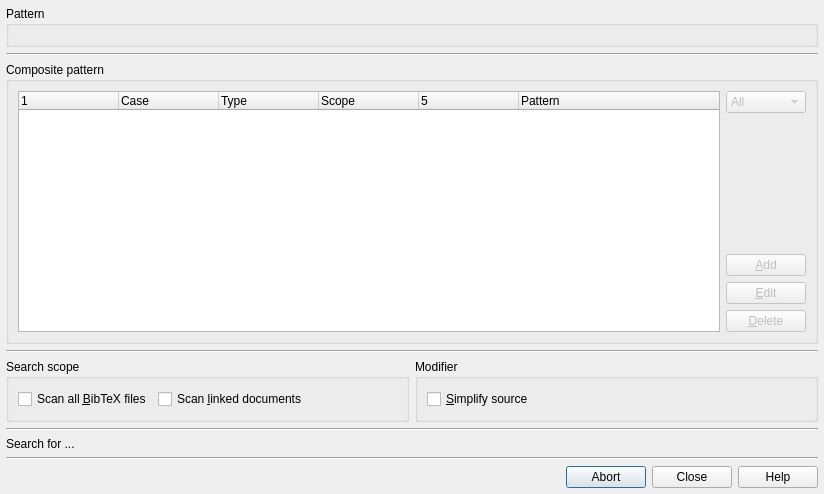
<?xml version="1.0" encoding="UTF-8"?>
<ui version="4.0">
 <author>Pere Constans</author>
 <class>c2bSearchInFiles</class>
 <widget class="QDialog" name="c2bSearchInFiles">
  <property name="geometry">
   <rect>
    <x>0</x>
    <y>0</y>
    <width>824</width>
    <height>494</height>
   </rect>
  </property>
  <property name="windowTitle">
   <string>Search in files - cb2Bib</string>
  </property>
  <layout class="QGridLayout">
   <property name="leftMargin">
    <number>6</number>
   </property>
   <property name="topMargin">
    <number>6</number>
   </property>
   <property name="rightMargin">
    <number>6</number>
   </property>
   <property name="bottomMargin">
    <number>6</number>
   </property>
   <property name="spacing">
    <number>6</number>
   </property>
   <item row="4" column="1">
    <widget class="QGroupBox" name="Modifiers">
     <property name="title">
      <string>Modifier</string>
     </property>
     <layout class="QGridLayout">
      <property name="leftMargin">
       <number>9</number>
      </property>
      <property name="topMargin">
       <number>9</number>
      </property>
      <property name="rightMargin">
       <number>9</number>
      </property>
      <property name="bottomMargin">
       <number>9</number>
      </property>
      <property name="spacing">
       <number>6</number>
      </property>
      <item row="0" column="0">
       <widget class="QCheckBox" name="simplifySource">
        <property name="text">
         <string>&amp;Simplify source</string>
        </property>
       </widget>
      </item>
      <item row="0" column="1">
       <spacer>
        <property name="orientation">
         <enum>Qt::Horizontal</enum>
        </property>
        <property name="sizeHint" stdset="0">
         <size>
          <width>40</width>
          <height>20</height>
         </size>
        </property>
       </spacer>
      </item>
     </layout>
    </widget>
   </item>
   <item row="4" column="0">
    <widget class="QGroupBox" name="Scope">
     <property name="title">
      <string>Search scope</string>
     </property>
     <layout class="QGridLayout">
      <property name="leftMargin">
       <number>9</number>
      </property>
      <property name="topMargin">
       <number>9</number>
      </property>
      <property name="rightMargin">
       <number>9</number>
      </property>
      <property name="bottomMargin">
       <number>9</number>
      </property>
      <property name="spacing">
       <number>6</number>
      </property>
      <item row="0" column="1">
       <widget class="QCheckBox" name="documentFiles">
        <property name="text">
         <string>Scan &amp;linked documents</string>
        </property>
       </widget>
      </item>
      <item row="0" column="0">
       <widget class="QCheckBox" name="allBibFiles">
        <property name="text">
         <string>Scan all &amp;BibTeX files</string>
        </property>
       </widget>
      </item>
      <item row="0" column="2">
       <spacer>
        <property name="orientation">
         <enum>Qt::Horizontal</enum>
        </property>
        <property name="sizeHint" stdset="0">
         <size>
          <width>16</width>
          <height>22</height>
         </size>
        </property>
       </spacer>
      </item>
     </layout>
    </widget>
   </item>
   <item row="6" column="0" colspan="2">
    <widget class="QLabel" name="searchLog">
     <property name="text">
      <string>Search for ...</string>
     </property>
    </widget>
   </item>
   <item row="7" column="0" colspan="2">
    <widget class="Line" name="line">
     <property name="orientation">
      <enum>Qt::Horizontal</enum>
     </property>
    </widget>
   </item>
   <item row="5" column="0" colspan="2">
    <widget class="Line" name="line_4">
     <property name="orientation">
      <enum>Qt::Horizontal</enum>
     </property>
    </widget>
   </item>
   <item row="3" column="0" colspan="2">
    <widget class="Line" name="line_2">
     <property name="orientation">
      <enum>Qt::Horizontal</enum>
     </property>
    </widget>
   </item>
   <item row="8" column="0" colspan="2">
    <widget class="QDialogButtonBox" name="buttonBox">
     <property name="focusPolicy">
      <enum>Qt::NoFocus</enum>
     </property>
     <property name="orientation">
      <enum>Qt::Horizontal</enum>
     </property>
     <property name="standardButtons">
      <set>QDialogButtonBox::Abort|QDialogButtonBox::Close|QDialogButtonBox::Help</set>
     </property>
    </widget>
   </item>
   <item row="0" column="0" colspan="2">
    <widget class="QGroupBox" name="groupBox">
     <property name="title">
      <string>Pattern</string>
     </property>
     <layout class="QGridLayout">
      <property name="leftMargin">
       <number>9</number>
      </property>
      <property name="topMargin">
       <number>9</number>
      </property>
      <property name="rightMargin">
       <number>9</number>
      </property>
      <property name="bottomMargin">
       <number>9</number>
      </property>
      <property name="spacing">
       <number>6</number>
      </property>
      <item row="0" column="0">
       <widget class="c2bSearchInFilesPattern" name="pattern" native="true"/>
      </item>
     </layout>
    </widget>
   </item>
   <item row="1" column="0" colspan="2">
    <widget class="Line" name="line_3">
     <property name="orientation">
      <enum>Qt::Horizontal</enum>
     </property>
    </widget>
   </item>
   <item row="2" column="0" colspan="2">
    <widget class="QGroupBox" name="Composite">
     <property name="sizePolicy">
      <sizepolicy hsizetype="Preferred" vsizetype="Expanding">
       <horstretch>0</horstretch>
       <verstretch>0</verstretch>
      </sizepolicy>
     </property>
     <property name="title">
      <string>Composite pattern</string>
     </property>
     <layout class="QGridLayout">
      <property name="leftMargin">
       <number>9</number>
      </property>
      <property name="topMargin">
       <number>9</number>
      </property>
      <property name="rightMargin">
       <number>9</number>
      </property>
      <property name="bottomMargin">
       <number>9</number>
      </property>
      <property name="spacing">
       <number>6</number>
      </property>
      <item row="3" column="1">
       <widget class="QPushButton" name="editPatternB">
        <property name="enabled">
         <bool>false</bool>
        </property>
        <property name="text">
         <string>&amp;Edit</string>
        </property>
       </widget>
      </item>
      <item row="4" column="1">
       <widget class="QPushButton" name="deletePatternB">
        <property name="enabled">
         <bool>false</bool>
        </property>
        <property name="text">
         <string>&amp;Delete</string>
        </property>
       </widget>
      </item>
      <item row="2" column="1">
       <widget class="QPushButton" name="addPatternB">
        <property name="enabled">
         <bool>false</bool>
        </property>
        <property name="contextMenuPolicy">
         <enum>Qt::PreventContextMenu</enum>
        </property>
        <property name="text">
         <string>&amp;Add</string>
        </property>
       </widget>
      </item>
      <item row="0" column="0" rowspan="5">
       <widget class="QTreeWidget" name="patternList">
        <property name="sizePolicy">
         <sizepolicy hsizetype="Expanding" vsizetype="Expanding">
          <horstretch>0</horstretch>
          <verstretch>0</verstretch>
         </sizepolicy>
        </property>
        <property name="tabKeyNavigation">
         <bool>true</bool>
        </property>
        <property name="rootIsDecorated">
         <bool>false</bool>
        </property>
        <property name="animated">
         <bool>true</bool>
        </property>
        <column>
         <property name="text">
          <string/>
         </property>
        </column>
        <column>
         <property name="text">
          <string>Case</string>
         </property>
        </column>
        <column>
         <property name="text">
          <string>Type</string>
         </property>
        </column>
        <column>
         <property name="text">
          <string>Scope</string>
         </property>
        </column>
        <column>
         <property name="text">
          <string/>
         </property>
        </column>
        <column>
         <property name="text">
          <string>Pattern</string>
         </property>
        </column>
       </widget>
      </item>
      <item row="1" column="1">
       <spacer>
        <property name="orientation">
         <enum>Qt::Vertical</enum>
        </property>
        <property name="sizeHint" stdset="0">
         <size>
          <width>75</width>
          <height>91</height>
         </size>
        </property>
       </spacer>
      </item>
      <item row="0" column="1">
       <widget class="QComboBox" name="Boolean">
        <property name="enabled">
         <bool>false</bool>
        </property>
        <item>
         <property name="text">
          <string>All</string>
         </property>
        </item>
        <item>
         <property name="text">
          <string>Any</string>
         </property>
        </item>
       </widget>
      </item>
     </layout>
    </widget>
   </item>
  </layout>
 </widget>
 <customwidgets>
  <customwidget>
   <class>c2bSearchInFilesPattern</class>
   <extends>QWidget</extends>
   <header>c2bSearchInFilesPattern.h</header>
  </customwidget>
 </customwidgets>
 <tabstops>
  <tabstop>patternList</tabstop>
  <tabstop>addPatternB</tabstop>
  <tabstop>deletePatternB</tabstop>
  <tabstop>allBibFiles</tabstop>
  <tabstop>documentFiles</tabstop>
  <tabstop>buttonBox</tabstop>
 </tabstops>
 <resources>
  <include location="cb2bib.qrc"/>
 </resources>
 <connections>
  <connection>
   <sender>buttonBox</sender>
   <signal>rejected()</signal>
   <receiver>c2bSearchInFiles</receiver>
   <slot>reject()</slot>
   <hints>
    <hint type="sourcelabel">
     <x>325</x>
     <y>565</y>
    </hint>
    <hint type="destinationlabel">
     <x>286</x>
     <y>274</y>
    </hint>
   </hints>
  </connection>
 </connections>
</ui>
